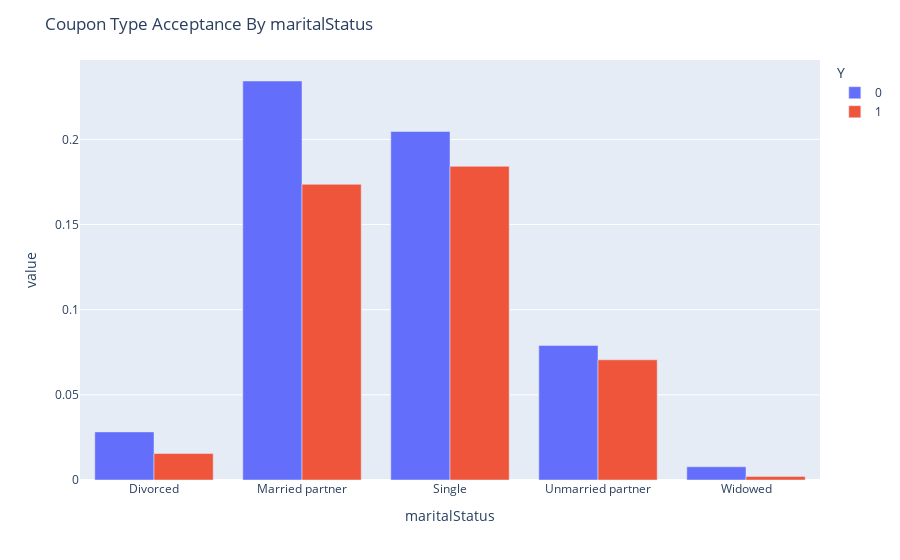

Source (notebook cell):
### Markdown cell above
### Reviewing MaritalStatus within Restaurant(20-50) Coupon

### Code cell
# df_res_20_50.info()
df_res_20_50['maritalStatus'].value_counts()

ct = pd.crosstab(df_res_20_50['maritalStatus'], df_res_20_50['Y'], normalize=True)
ct['sum'] = ct[0] + ct[1]
ct['Acceptance Rate'] = ct[1] / ct['sum']
print(ct.sort_values(by='Acceptance Rate'))
fig = px.bar(ct[[0,1]], barmode='group')
fig.update_layout(title='Coupon Type Acceptance By maritalStatus')
fig.show()

### Figure 1 — Plotly figure (JSON) as saved in the notebook; plotly's stock layout.template omitted (floating-point values rounded to 4 significant figures)
{"data": [{"alignmentgroup": "True", "hovertemplate": "Y=0<br>maritalStatus=%{x}<br>value=%{y}<extra></extra>", "legendgroup": "0", "marker": {"color": "#636efa", "pattern": {"shape": ""}}, "name": "0", "offsetgroup": "0", "orientation": "v", "showlegend": true, "textposition": "auto", "type": "bar", "x": ["Divorced", "Married partner", "Single", "Unmarried partner", "Widowed"], "xaxis": "x", "y": [0.02823, 0.2343, 0.2047, 0.07904, 0.007763], "yaxis": "y"}, {"alignmentgroup": "True", "hovertemplate": "Y=1<br>maritalStatus=%{x}<br>value=%{y}<extra></extra>", "legendgroup": "1", "marker": {"color": "#EF553B", "pattern": {"shape": ""}}, "name": "1", "offsetgroup": "1", "orientation": "v", "showlegend": true, "textposition": "auto", "type": "bar", "x": ["Divorced", "Married partner", "Single", "Unmarried partner", "Widowed"], "xaxis": "x", "y": [0.01553, 0.1736, 0.1842, 0.07057, 0.002117], "yaxis": "y"}], "layout": {"barmode": "group", "legend": {"title": {"text": "Y"}, "tracegroupgap": 0}, "margin": {"t": 60}, "title": {"text": "Coupon Type Acceptance By maritalStatus"}, "xaxis": {"anchor": "y", "domain": [0, 1], "title": {"text": "maritalStatus"}}, "yaxis": {"anchor": "x", "domain": [0, 1], "title": {"text": "value"}}}}
